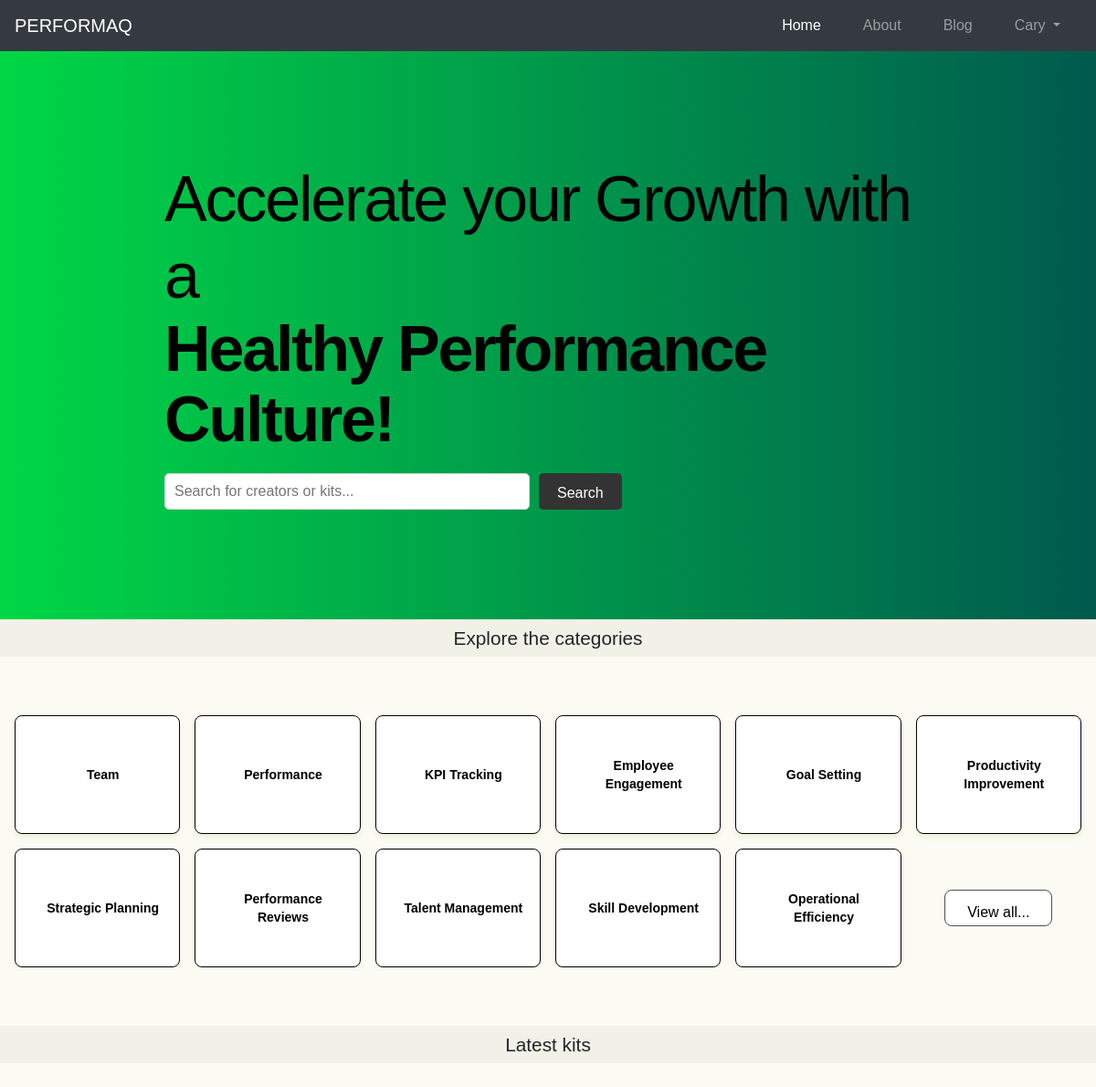
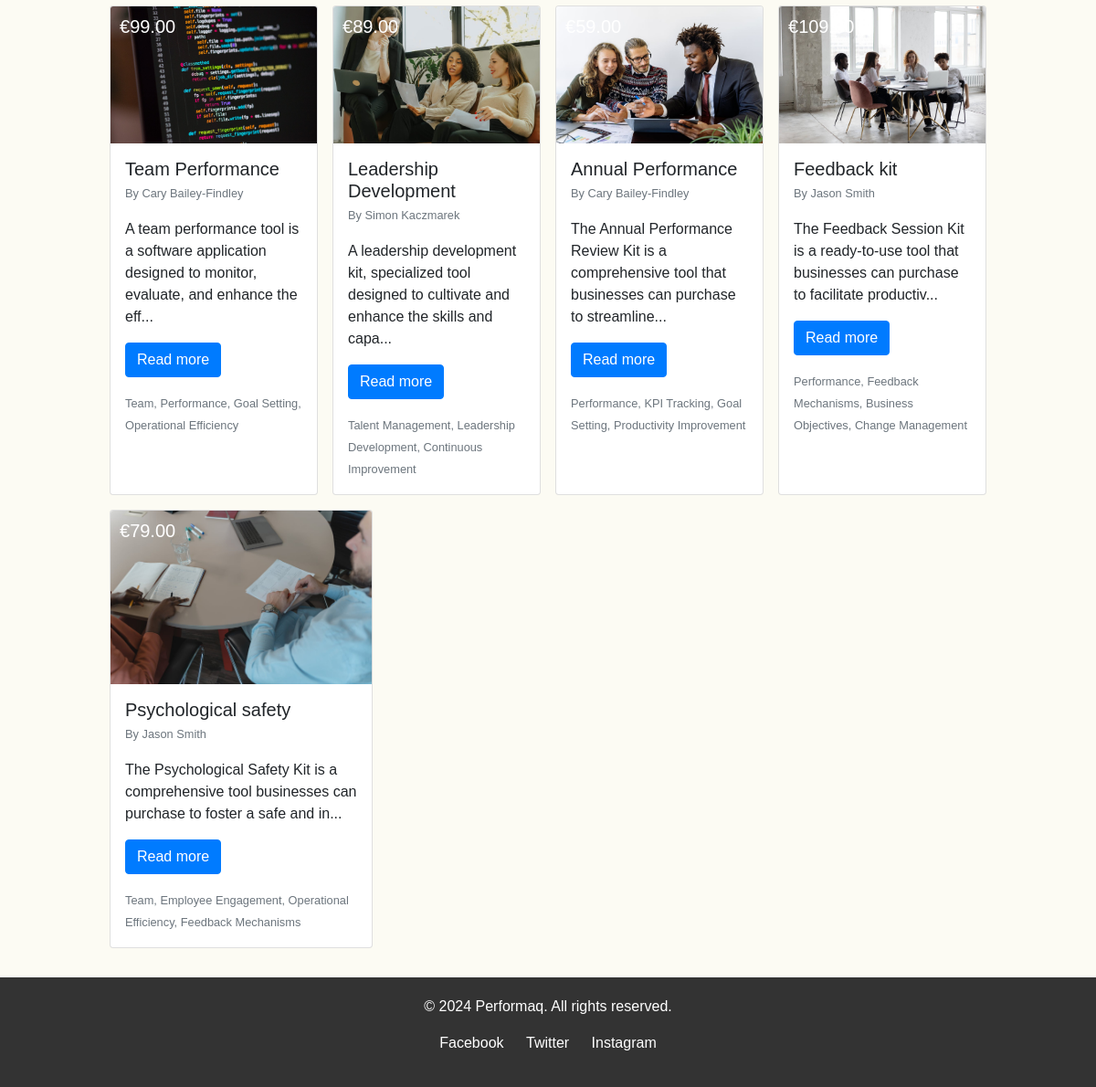
Screenshot of / (signed in) with the database file from the repository (2 pictures, top to bottom).
### product/models.py (models this page shows, shortened)
class Tag(models.Model):
    name = models.CharField(max_length=50, unique=True)

class Product(models.Model):
    creator = models.ForeignKey(User, on_delete=models.CASCADE, related_name="created_prodcuts")
    name = models.CharField(max_length=50, default="aToolkit")
    price = models.DecimalField(max_digits=10, decimal_places=2)
    description = models.TextField()
    buyers = models.ManyToManyField(User, related_name='bought_products', blank=True)
    tags = models.ManyToManyField(Tag, related_name='products', blank=True)
    product_picture = models.ImageField(upload_to='product_pics/', blank=True)
    product_materials = models.TextField()

### performaq/views.py (the view)
# urls.py: path("", views.index, name="accountindex"),
def index(request):
    tags = Tag.objects.all()[:11]
    product = Product.objects.all()
    return render(request, 'performaq/index.html', {'tags':tags,'product':product})

### templates/performaq/index.html (shortened to what this page needs)
{% load static %}
<!DOCTYPE html>
<html lang="en">
<head>
    <link rel="stylesheet" href="https://cdn.jsdelivr.net/npm/bootstrap@4.3.1/dist/css/bootstrap.min.css">
    <link rel="stylesheet" href="{% static 'stylesheet/performaq/styles.css' %}">
</head>
<body>
    <nav class="navbar navbar-expand-lg navbar-dark bg-dark">
        <a class="navbar-brand" href="#">PERFORMAQ</a>
        <div class="collapse navbar-collapse" id="navbarNav">
            <ul class="navbar-nav ml-auto">
                <li class="nav-item active">
                    <a class="nav-link" href="#">Home</a>
                </li>
                <li class="nav-item">
                    <a class="nav-link" href="#">About</a>
                </li>
                <li class="nav-item">
                    <a class="nav-link" href="#">Blog</a>
                </li>
            </ul>
            <ul class="navbar-nav">
                {% if user.is_authenticated %}
                <li class="nav-item dropdown">
                    <a class="nav-link dropdown-toggle" data-toggle="dropdown" href="#" role="button" aria-haspopup="true" aria-expanded="false">
                        {{ user.first_name }}
                    </a>
                </li>
                {% endif %}
            </ul>
        </div>
    </nav>
    <header>
        <div class="hero">
            <div class="hero-content">
                <h2>Accelerate your Growth with a</h2>
                <h1>Healthy Performance Culture!</h1>
                <form action="#" method="get" class="input">
                    <input type="text" placeholder="Search for creators or kits..." required>
                    <button type="button" class="btn btn-dark">Search</button>
                </form>
            </div>
        </div>
    </header>
    <div class="cat-header">
        Explore the categories
    </div>
    <div class="custom-card-container-section">
        <div class="custom-card-container">
            {% for tag in tags %}
            <div class="custom-card">
                <div class="content">
                    <div class="centered-content">
                        <span class="title">{{ tag.name }}</span>
                    </div>
                </div>
            </div>
            {% endfor %}
            <div class="button-placement">
                <button class="cattwo-button">View all...</button>
            </div>
        </div>
    </div>
    <div class="cat-header">
       Latest kits
    </div>
    <main class="main-section">
        <section id="product-cards" class="cards-container">
            {% for product in product %}
            <div class="card" style="width: 18rem;">
                <div class="card-img-container">
                    <img src="{{ product.product_picture.url }}" class="card-img-top" alt="...">
                    <div class="card-img-overlay">
                        <h5 class="card-title card-img-overlay-price">€{{ product.price }}</h5>
                    </div>
                </div>
                <div class="card-body">
                    <h5 class="card-title">{{ product.name|slice:":25" }}</h5>
                    <p class="card-title"><small class="text-muted">By {{ product.creator.first_name }} {{ product.creator.last_name }}</small></p>
                    <p class="card-text">{{ product.description|slice:":100" }}...</p>
                    <button type="button" class="btn btn-primary" data-toggle="modal" data-target="#productModal{{ product.id }}">
                        Read more
                    </button>
                    {% if product.tags.all %}
                        <p class="card-text">
                            <small class="text-muted">
                                {% for tag in product.tags.all %}
                                    {{ tag.name }}{% if not forloop.last %}, {% endif %}
                                {% endfor %}
                            </small>
                        </p>
                    {% else %}
                        <p class="card-text"><small class="text-muted">No tags available</small></p>
                    {% endif %}
                </div>
            </div>
            {% endfor %}
        </section>
    </main>
    <footer>
        <p>&copy; 2024 Performaq. All rights reserved.</p>
        <ul class="social-media">
            <li><a href="#">Facebook</a></li>
            <li><a href="#">Twitter</a></li>
            <li><a href="#">Instagram</a></li>
        </ul>
    </footer>
</body>
</html>

### static/stylesheet/performaq/styles.css (style rules this page uses)
body { font-family: Arial, sans-serif; margin: 0; padding: 0; background-color: #fcfbf3; }
.navbar { background-color: #343a40; }
.navbar-nav > li { margin: 0 15px; }
.navbar-nav > li > a { color: white; }
header { background: linear-gradient(to right, #00d746, #005a4e); padding: 20px; text-align: center; position: relative; z-index: 1; }
.hero { padding: 100px 20px; margin: 0 auto; text-align: left; color: black; }
.hero-content { display: flex; flex-direction: column; align-items: flex-start; width: 70vw; margin: 0 auto; }
.hero h2, .hero h1 { margin: 0; letter-spacing: -2.17px; color: black; }
.hero h2 { font-size: 70px; font-weight: 300; }
.hero h1 { font-size: 70px; font-weight: 900; line-height: 1.1em; text-transform: capitalize; }
.hero form { display: flex; align-items: center; margin-top: 20px; }
.hero input[type="text"] { padding: 10px; font-size: 16px; border: 1px solid #ced4da; border-radius: 5px; width: 400px; height: 40px; box-sizing: border-box; margin-right: 10px; }
.hero button { padding: 10px 20px; font-size: 16px; border: none; border-radius: 5px; background-color: #333; color: white; cursor: pointer; height: 40px; box-sizing: border-box; transition: background-color 0.3s ease, transform 0.3s ease, box-shadow 0.3s ease; }
.cat-header { display: flex; background-color: #f1f1e8; justify-content: center; font-size: 1.3rem; padding: 0.4%; margin: 0; }
.custom-card-container-section { padding: 2rem 0; background-color: #fcfbf3; margin-bottom: 2rem; margin-top: 2rem; }
.custom-card-container { margin-top: 4rem; display: grid; grid-template-columns: repeat(6, 1fr); gap: 1rem; width: 100%; max-width: calc(6 * 270px + 5 * 1rem); padding: 0 1rem; margin: 0 auto; overflow-x: hidden; background-color: #fcfbf3; }
.custom-card { height: 130px; width: 100%; max-width: 270px; display: flex; align-items: center; justify-content: center; border-radius: 0.5rem; background: #ffffff; padding: 1rem; color: rgb(107, 114, 128); border: 1px solid #000000; box-shadow: 0px 4px 6px rgba(100, 172, 5, 0.1); box-sizing: border-box; transition: background-color 0.3s ease, transform 0.3s ease, box-shadow 0.3s ease; margin: 0 auto; }
.content { margin-left: 0.75rem; font-size: 0.875rem; line-height: 1.25rem; }
.centered-content { text-align: center; }
.title { font-size: 0.875rem; font-weight: bold; color: black; }
.button-placement { display: flex; justify-content: center; align-items: center; }
.cattwo-button { height: 40px; background: white; padding: 12px 24px; border: 1px solid #4f4f4f; border-radius: 0.5rem; transition: all 0.2s ease-in; position: relative; overflow: hidden; font-size: 1rem; cursor: pointer; color: black; z-index: 1; }
.cattwo-button:before, .cattwo-button:after { content: ""; position: absolute; left: 50%; transform: translateX(-50%); width: 140%; height: 180%; border-radius: 50%; display: block; transition: all 0.5s cubic-bezier(0.55, 0, 0.1, 1); z-index: -1; }
.cattwo-button:before { top: 100%; background-color: rgba(0, 0, 0, 0.05); }
.cattwo-button:after { top: 180%; background-color: #39bda7; }
.cards-container { display: flex; flex-wrap: wrap; gap: 1rem; justify-content: space-between; margin-bottom: 2rem; }
.card { flex: 1 1 calc(25% - 1rem); max-width: 18rem; }
#product-cards { width: 80vw; margin: 0 auto; }
.card-img-container { position: relative; }
.card-body { padding: 1rem; }
.card-title { margin-bottom: 0.1rem; }
.card-text { margin-top: 1rem; margin-bottom: 1rem; }
.card-img-top { width: 100%; height: auto; }
.card-img-overlay { position: absolute; bottom: 0; right: 0; background: rgba(0, 0, 0, 1, 0.7); color: #ffffff; padding: 10px; border-radius: 0 0 0 5px; }
footer { background: #333; color: white; text-align: center; padding: 20px; }
.social-media { list-style: none; padding: 0; }
.social-media li { display: inline; margin: 0 10px; }
.social-media a { color: white; text-decoration: none; }
.main-section { margin-top: 2rem; background-color: #fcfbf3; margin-bottom: 2rem; }

### rows the page displays
Tag: name "Team"
Tag: name "Performance"
Tag: name "KPI Tracking"
Tag: name "Employee Engagement"
Tag: name "Goal Setting"
Tag: name "Productivity Improvement"
Tag: name "Strategic Planning"
Tag: name "Performance Reviews"
Tag: name "Talent Management"
Tag: name "Skill Development"
Tag: name "Operational Efficiency"
Product: product_picture (picture), price "99.00", name "Team Performance", creator.first_name "Cary", creator.last_name "Bailey-Findley", description "A team performance tool is a software application designed to monitor, evaluate, and enhance the eff"
Product: product_picture (picture), price "89.00", name "Leadership Development", creator.first_name "Simon", creator.last_name "Kaczmarek", description "A leadership development kit, specialized tool designed to cultivate and enhance the skills and capa"
Tag: name "Leadership Development"
Tag: name "Continuous Improvement"
Product: product_picture (picture), name "Annual Performance", creator.first_name "Cary", creator.last_name "Bailey-Findley", description "The Annual Performance Review Kit is a comprehensive tool that businesses can purchase to streamline"
Product: product_picture (picture), price "109.00", name "Feedback kit", creator.first_name "Jason", creator.last_name "Smith", description "The Feedback Session Kit is a ready-to-use tool that businesses can purchase to facilitate productiv"
Tag: name "Feedback Mechanisms"
Tag: name "Business Objectives"
Tag: name "Change Management"
Product: product_picture (picture), price "79.00", name "Psychological safety", creator.first_name "Jason", creator.last_name "Smith", description "The Psychological Safety Kit is a comprehensive tool businesses can purchase to foster a safe and in"

### other values shown
{{ user.first_name }} "Cary"
